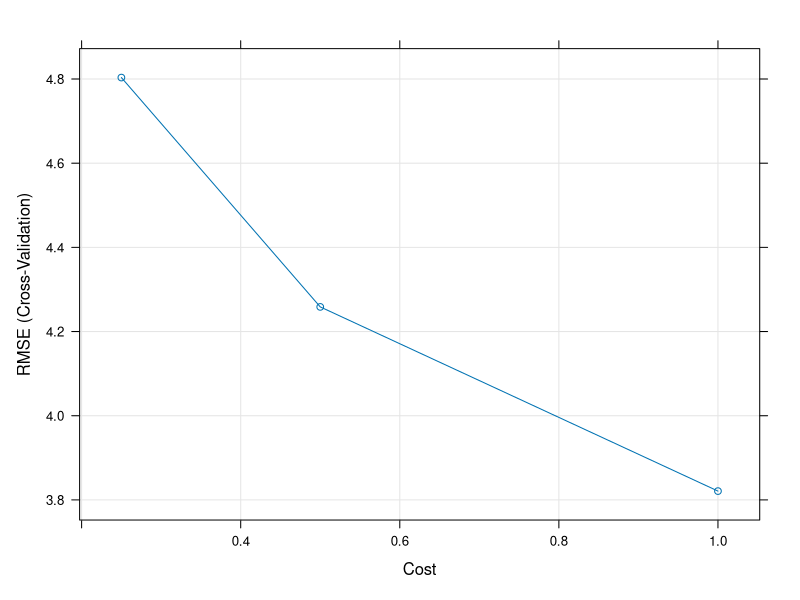

Generate this figure with R:
# Documentaci?n:
# https://koalatea.io/r-svm-regression/

# Cargando contenido de conjunto de datos
library(MASS)
data(Boston)
str(Boston)

# Paquete e1071 que hace uso de SVM
# install.packages("e1071")
library(e1071)

# Se crea un modelo svm para el conjunto de datos
# NOTA: No tiene parametros el kernel
model = svm(medv ~ ., data = Boston)
print(model)

# Si se le quiere agregar parametros al kernel,
# usamos las sig. librerias
set.seed(1)
library(caret)
library(kernlab)

# usamos la funcion train, estableciendo el modelo "svmRadial"
# C -> Costo que se puede sintonizar
# RMSE -> Es un error 
# Rsquared -> Error cuadrado
# MAE -> Mid Absolute Error (Error absoluto promedio)
model <- train(
  medv ~ .,
  data = Boston,
  method = 'svmRadial'
)
model

# Preprocesando con caret
set.seed(1)
# Aqui los datos se van a escalar
# (Algo similar a la normalizaci?n)
model2 <- train(
  medv ~ .,
  data = Boston,
  method = 'svmRadial',
  preProcess = c("center", "scale")
)
model2

# Segmentar el conjunto de datos (80%, 20%)
set.seed(1)
inTraining <- createDataPartition(Boston$medv, p = .80, list = FALSE)
training <- Boston[inTraining,]
testing  <- Boston[-inTraining,]

# Usando el conjunto training
set.seed(1)
model3 <- train(
  medv ~ .,
  data = training,
  method = 'svmRadial',
  preProcess = c("center", "scale")
)
model3


# => PREDICCI?N
# quedarse con el 13 primeras columnas, 
# menos medv que es nuestra variable objetivo (target)
test.features = subset(testing, select=-c(medv))
test.target = subset(testing, select=medv)[,1]
dftest <- data.frame(test.target)

# Metodo predict, pasamos las caracteristicas del conjunto de prueb
# Predice el target
predictions = predict(model3, newdata = test.features)
View(predictions)
df <- data.frame(predictions)

# RMSE
sqrt(mean((test.target - predictions)^2))

# R2
cor(test.target, predictions) ^ 2

### CROSS-VALIDATION

set.seed(1)
ctrl <- trainControl(
  method = "cv",
  number = 10,
)

set.seed(1)
model4 <- train(
  medv ~ .,
  data = testing,
  method = 'svmRadial',
  preProcess = c("center", "scale"),
  trCtrl = ctrl
)
model4

test.features = subset(testing, select=-c(medv))
test.target = subset(testing, select=medv)[,1]

predictions = predict(model4, newdata = test.features)

# RMSE
sqrt(mean((test.target - predictions)^2))

# R2
cor(test.target, predictions) ^ 2

# => GRID -> Maya
# Se establece un costo
set.seed(1)
tuneGrid <- expand.grid(
  C = c(0.25, .5, 1),
  sigma = 0.1
)

model5 <- train(
  medv ~ .,
  data = training,
  method = 'svmRadial',
  preProcess = c("center", "scale"),
  trControl = ctrl,
  tuneGrid = tuneGrid
)
model5

plot(model5)
